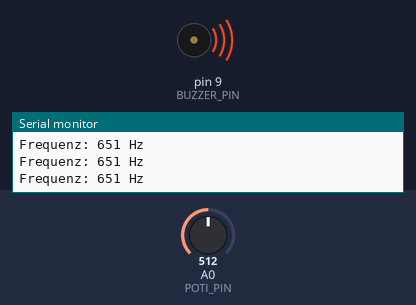
Bench run of a sketch on a simulated Arduino Uno, built with avr-gcc and run on an emulated ATmega328P. Shown: buzzer (waves = sounding), the last lines printed to the serial monitor. The test bench sets the inputs (shaded band); at power-on: A0 (POTI_PIN) = 512.

Above: at 1.2 s.
1.3 s: A0 (POTI_PIN) set to 11
At 2.3 s:
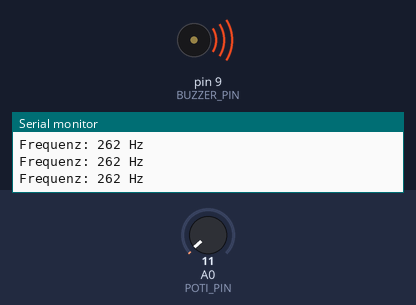
4.3 s: A0 (POTI_PIN) set to 8
At 5.2 s:
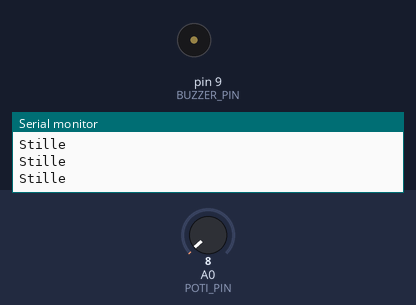
5.8 s: A0 (POTI_PIN) set to 122
At 6.6 s:
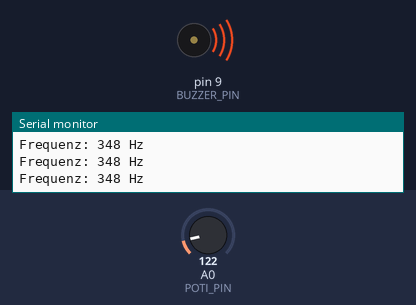
7.3 s: A0 (POTI_PIN) set to 0
At 8.8 s:
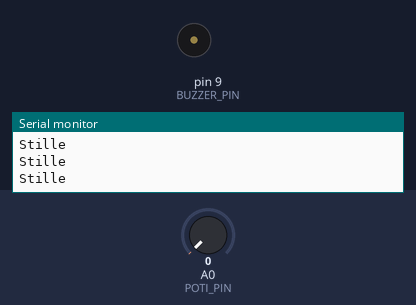
Timing chart, 0 to 9.8 s (numbered marks = the images above; inputs shaded):
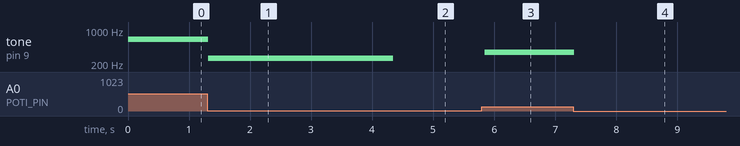

The sketch:

challenge3_tonhoehe.ino
```cpp
// B04 Challenge 3: Tonhöhe mit Poti steuern
// Piezo spielt Ton dessen Frequenz vom Poti abhaengt

const int POTI_PIN = A0;
const int BUZZER_PIN = 9;

// Frequenzbereich (C4 bis C6)
const int FREQ_MIN = 262;   // C4
const int FREQ_MAX = 1047;  // C6

void setup() {
  pinMode(BUZZER_PIN, OUTPUT);
  Serial.begin(9600);
  Serial.println("Theremin - Drehe am Poti fuer verschiedene Toene!");
}

void loop() {
  int wert = analogRead(POTI_PIN);  // 0-1023

  if (wert < 10) {
    // Ganz links = Stille
    noTone(BUZZER_PIN);
    Serial.println("Stille");
  } else {
    // Frequenz berechnen
    int frequenz = map(wert, 10, 1023, FREQ_MIN, FREQ_MAX);
    tone(BUZZER_PIN, frequenz);

    Serial.print("Frequenz: ");
    Serial.print(frequenz);
    Serial.println(" Hz");
  }

  delay(50);
}
```

Measured:
- the behaviour switches between 10 and 9 on A0 (POTI_PIN) (found by bisection; images 1 and 2)
- after the input at 1.3 s, tone on pin 9 (BUZZER_PIN): 651 Hz → 262 Hz at once
- after the input at 4.3 s, tone on pin 9 (BUZZER_PIN): 262 Hz → silent at once
- after the input at 5.8 s, tone on pin 9 (BUZZER_PIN): silent → 348 Hz after 0.05 s
- after the input at 7.3 s, tone on pin 9 (BUZZER_PIN): 348 Hz → silent at once
